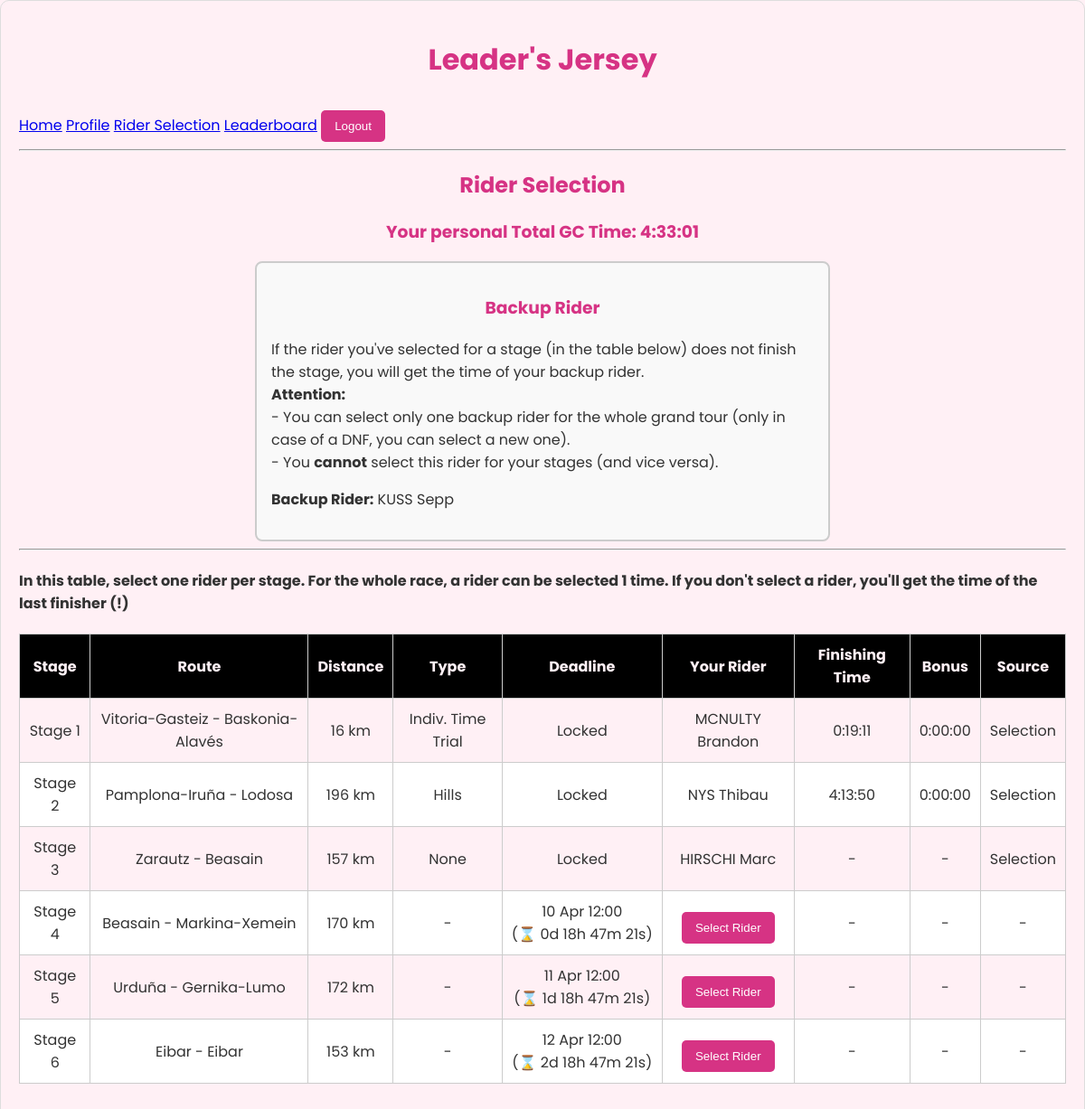
Screenshot of /rider_selection/ (signed in) with the database file from the repository.
### game/models.py (models this page shows, shortened)
class PlayerSelection(models.Model):
    player = models.ForeignKey(User, on_delete=models.CASCADE, related_name='selections')
    stage = models.ForeignKey(Stage, on_delete=models.CASCADE, null=True, blank=True, related_name='player_selections')
    rider = models.ForeignKey(Rider, on_delete=models.CASCADE)
    selected_at = models.DateTimeField(auto_now_add=True)
    class Meta:
        constraints = [
            models.UniqueConstraint(fields=['player', 'stage'], name='unique_stage_selection'),
            models.UniqueConstraint(fields=['player'], condition=models.Q(stage__isnull=True), name='unique_backup_selection')
        ]

class Rider(models.Model):
    rider_name = models.CharField(max_length=100)
    team = models.CharField(max_length=100)
    nationality = models.CharField(max_length=100)
    external_id = models.CharField(max_length=100, unique=True)
    start_number = models.PositiveSmallIntegerField(null=True, blank=True)
    is_participating = models.BooleanField(default=False)
    class Meta:
        ordering = ['start_number']

class Stage(models.Model):
    STAGE_TYPE_CHOICES = [
        ('Flat', 'Flat'),
        ('Hills', 'Hills'),
        ('Punch', 'Punch'),
        ('Mountain', 'Mountain'),
        ('Mountain climb finish', 'Mountain climb finish'),
        ('Indiv. Time Trial', 'Indiv. Time Trial'),
        ('Team TT', 'Team Time Trial')
    ]
    race = models.ForeignKey(Race, on_delete=models.CASCADE, related_name='stages', null=True)
    stage_number = models.PositiveSmallIntegerField()
    stage_date = models.DateField()
    departure = models.CharField(max_length=100, null=True)
    arrival = models.CharField(max_length=100, null=True, default='Unknown')
    distance = models.PositiveSmallIntegerField(null=True)
    stage_type = models.CharField(max_length=30, choices=STAGE_TYPE_CHOICES, null=True, blank=True)     # mountain, sprint, TT etc.
    start_time = models.TimeField(default=time(12,0))
    is_canceled = models.BooleanField(default=False)
    class Meta:
        unique_together = ('race', 'stage_number')  # prevents duplicate stage numbers per race
        ordering = ['race', 'stage_number']

class StageResult(models.Model):
    stage = models.ForeignKey(Stage, on_delete=models.CASCADE, related_name='results', null=True, blank=True)
    rider = models.ForeignKey(Rider, on_delete=models.CASCADE, related_name='stage_results')
    finishing_time = models.DurationField(null=True, blank=True)
    ranking = models.PositiveSmallIntegerField(null=True, blank=True)
    bonus = models.DurationField(default=timedelta(seconds=0))
    gc_time = models.DurationField(null=True, blank=True)
    gc_rank = models.PositiveSmallIntegerField(null=True, blank=True)

### game/views.py (the view, shortened to what this page needs)
# urls.py: path('rider_selection/', rider_selection, name='rider_selection'),
@login_required
def rider_selection(request):
    current_race = Race.objects.order_by('-year').first()
    if current_race:
        stages = Stage.objects.filter(race=current_race).order_by('stage_date', 'stage_number')
    else:
        stages = []
    race_length = len(stages)
    rider_limit = 1 if race_length <= 8 else 2 if race_length <= 14 else 3
    riders = Rider.objects.filter(is_participating=True).order_by('start_number')
    dnf_riders = StageResult.objects.filter(
        stage__race=current_race,
        finishing_time__isnull=True
    ).values_list('rider_id', flat=True)
    player_selections = PlayerSelection.objects.filter(
        player=request.user,
        stage__in=stages,
        stage__is_canceled=False
    ).select_related('stage', 'rider')
    selected_stage_rider_ids = set(sel.rider.id for sel in player_selections if sel.rider and sel.stage is not None)
    selection_lookup = {sel.stage_id: sel for sel in player_selections}
    backup_selection = PlayerSelection.objects.filter(player=request.user, stage=None).first()
    backup_rider_id = backup_selection.rider.id if backup_selection and backup_selection.rider else None
    backup_rider_dnf = backup_rider_id in dnf_riders if backup_rider_id else False
    if stages:
        stage1_start = timezone.make_aware(datetime.combine(stages[0].stage_date, stages[0].start_time))
        backup_locked = timezone.now() > stage1_start and not backup_rider_dnf
    else:
        backup_locked = True
    stage_data = []
    total_gc_time = timedelta(0)
    for stage in stages:
        deadline = timezone.make_aware(datetime.combine(stage.stage_date, stage.start_time))
        locked = timezone.now() > deadline
        selection = selection_lookup.get(stage.id)
        selected_rider = selection.rider if selection else None
        result = None
        used_backup = False
        used_fallback = False
        if selected_rider:
            try:
                result = StageResult.objects.get(stage=stage, rider=selected_rider)
            except StageResult.DoesNotExist:
                pass
        if not result and selection and backup_selection and backup_selection.rider:
            try:
                result = StageResult.objects.get(stage=stage, rider=backup_selection.rider)
                used_backup = True
            except StageResult.DoesNotExist:
                pass
        if not result:
            last_result = StageResult.objects.filter(stage=stage).order_by('-ranking').first()
            if last_result:
                result = last_result
                used_fallback = True
        if result:
            if used_fallback:
                total_gc_time += result.finishing_time
            else:
                total_gc_time += result.finishing_time - result.bonus
        stage_data.append({
            'stage': stage,
            'locked': locked,
            'selection': selected_rider,
            'result': result,
            'deadline': deadline,
            'deadline_iso': deadline.isoformat(),
            'used_backup': used_backup,
            'used_fallback': used_fallback,
            'is_canceled': stage.is_canceled,
        })
    rider_usage = {}
    for selection in player_selections:
        if selection.rider:
            rider_id = selection.rider.id
            rider_usage[rider_id] = rider_usage.get(rider_id, 0) + 1
    team_riders = defaultdict(list)
    for rider in riders:
        selection_count = rider_usage.get(rider.id, 0)
        is_backup = backup_selection and backup_selection.rider and rider.id == backup_selection.rider.id
        is_unavailable = False
        if is_backup or selection_count >= rider_limit or rider.id in selected_stage_rider_ids:
            is_unavailable = True
        team_riders[rider.team].append({
            'id': rider.id,
            'start_number': rider.start_number,
            'rider_name': rider.rider_name,
            'is_dnf': rider.id in dnf_riders,
            'is_backup': is_backup,
            'selection_count': selection_count,
            'is_unavailable': is_unavailable,
        })
    backup_riders_data = []
    sorted_teams = sorted(
        team_riders.items(),
        key=lambda item: min(r['start_number'] for r in item[1])
    )
    for team_name, members in sorted_teams:
        backup_riders_data.append({
            'team': team_name,
            'riders': sorted(members, key=lambda x: x['start_number'])
        })
    return render(request, 'rider_selection.html', {
        'stage_data': stage_data,
        'total_gc_time': total_gc_time,
        'backup_selection': backup_selection,
        'backup_locked': backup_locked,
        'backup_riders': backup_riders_data,
        'rider_limit': rider_limit,
    })

### game/templates/rider_selection.html (shortened to what this page needs)
{% extends "base.html" %}
{% load custom_filters %}
{% block content %}
<h2>Rider Selection</h2>
<h3><strong>Your personal Total GC Time:</strong> {{ total_gc_time }}</h3>
<div style="border: 2px solid #ccc; padding: 1em; margin-bottom: 2em; border-radius: 8px; background-color: #f9f9f9; max-width: 600px; margin: 0 auto;">
    <h3>Backup Rider</h3>
    <p>If the rider you've selected for a stage (in the table below) does not finish the stage, you will get the time of your backup rider.<br>
        <strong>Attention:</strong><br>
        - You can select only one backup rider for the whole grand tour (only in case of a DNF, you can select a new one).<br>
        - You <strong>cannot</strong> select this rider for your stages (and vice versa).
    </p>
    {% if backup_locked %}
        {% if backup_selection %}
            <p><strong>Backup Rider:</strong> {{ backup_selection.rider.rider_name }}</p>
        {% else %}
            <p>No backup rider selected.</p>
        {% endif %}
    {% endif %}
</div>
<hr>
<h4><strong>In this table, select one rider per stage.</strong> For the whole race, a rider can be selected {{ rider_limit }} time{{ rider_limit|pluralize }}. If you don't select a rider, you'll get the time of the last finisher (!)</h4>
<table>
    <thead>
        <tr>
            <th>Stage</th>
            <th>Route</th>
            <th>Distance</th>
            <th>Type</th>
            <th>Deadline</th>
            <th>Your Rider</th>
            <th>Finishing Time</th>
            <th>Bonus</th>
            <th>Source</th>
        </tr>
    </thead>
    <tbody>
        {% for item in stage_data %}
        <tr>
            <td>Stage {{ item.stage.stage_number }}</td>
            <td>{{ item.stage.departure }} - {{ item.stage.arrival }}</td>
            <td>{{ item.stage.distance }} km</td>
            <td>{{ item.stage.stage_type }}</td>
            <td>
                {% if not item.locked %}
                    <span style="white-space: nowrap;">
                        {{ item.deadline|date:"j M H:i" }}<br>(⌛ <span id="countdown-stage-{{ item.stage.stage_number }}" data-deadline="{{ item.deadline|date:"c" }}"></span>)
                    </span>
                {% else %}
                    Locked
                {% endif %}
            </td>
            <td>
                {% if item.is_canceled %}
                    <span style="color:red;">Stage Canceled</span>
                {% elif item.locked %}
                    {% if item.selection %}
                        {{ item.selection.rider_name }}
                    {% else %}
                        -
                    {% endif %}
                {% else %}
                    {% if item.selection %}
                        {{ item.selection.rider_name }} <br>
                        <button type="button" class="button open-modal-button" data-stage-id="{{ item.stage.id }}">Change</button>
                    {% else %}
                        <button type="button" class="button open-modal-button" data-stage-id="{{ item.stage.id }}">Select Rider</button>
                    {% endif %}
                {% endif %}
            </td>
            <td>
                {% if item.result %}
                    {{ item.result.finishing_time }}
                {% else %}
                    -
                {% endif %}
            </td>
            <td>
                {% if item.result %}
                    {{ item.result.bonus }}
                {% else %}
                    -
                {% endif %}
            </td>
            <td>
                {% if item.used_fallback %}
                    Last finisher
                {% elif item.used_backup %}
                    Backup
                {% elif item.selection %}
                    Selection
                {% else %}
                    -
                {% endif %}
            </td>
        </tr>
        {% endfor %}
    </tbody>
</table>
{% endblock %}

### game/static/css/style.css (style rules this page uses)
body { font-family: 'Poppins', sans-serif; background-color: #fff0f5; color: #333; margin: 0; padding: 0; }
h1, h2, h3 { color: #d63384; text-align: center; }
table { width: 100%; border-collapse: collapse; margin-bottom: 30px; background: white; }
th, td { padding: 10px; border: 1px solid #ccc; text-align: center; }
th { background-color: black; color: #fff0f5; }
table tbody tr:nth-child(odd) { background-color: #fff0f5; }
table tbody tr:nth-child(even) { background-color: #ffffff; }
button, .button { background-color: #d63384; color: white; border: none; padding: 10px 15px; margin-top: 10px; border-radius: 5px; cursor: pointer; }

### rows the page displays
PlayerSelection: rider.rider_name "KUSS Sepp"
Stage: stage.stage_number "1", stage.departure "Vitoria-Gasteiz", stage.arrival "Baskonia-Alavés", stage.distance "16", stage.stage_type "Indiv. Time Trial", shows "Locked", selection.rider_name "MCNULTY Brandon", result.finishing_time "0:19:11", result.bonus "0:00:00", shows "Selection"
Stage: stage.stage_number "2", stage.departure "Pamplona-Iruña", stage.arrival "Lodosa", stage.distance "196", stage.stage_type "Hills", shows "Locked", selection.rider_name "NYS Thibau", result.finishing_time "4:13:50", result.bonus "0:00:00", shows "Selection"
Stage: stage.stage_number "3", stage.departure "Zarautz", stage.arrival "Beasain", stage.distance "157", stage.stage_type "None", shows "Locked", selection.rider_name "HIRSCHI Marc", shows "Selection"
Stage: stage.stage_number "4", stage.departure "Beasain", stage.arrival "Markina-Xemein", stage.distance "170", stage.stage_type "-", deadline "10 Apr 12:00"
Stage: stage.stage_number "5", stage.departure "Urduña", stage.arrival "Gernika-Lumo", stage.distance "172", stage.stage_type "-", deadline "11 Apr 12:00"
Stage: stage.stage_number "6", stage.departure "Eibar", stage.arrival "Eibar", stage.distance "153", stage.stage_type "-", deadline "12 Apr 12:00"

### other values shown
{{ total_gc_time }} "4:33:01"
{{ rider_limit }} "1"
